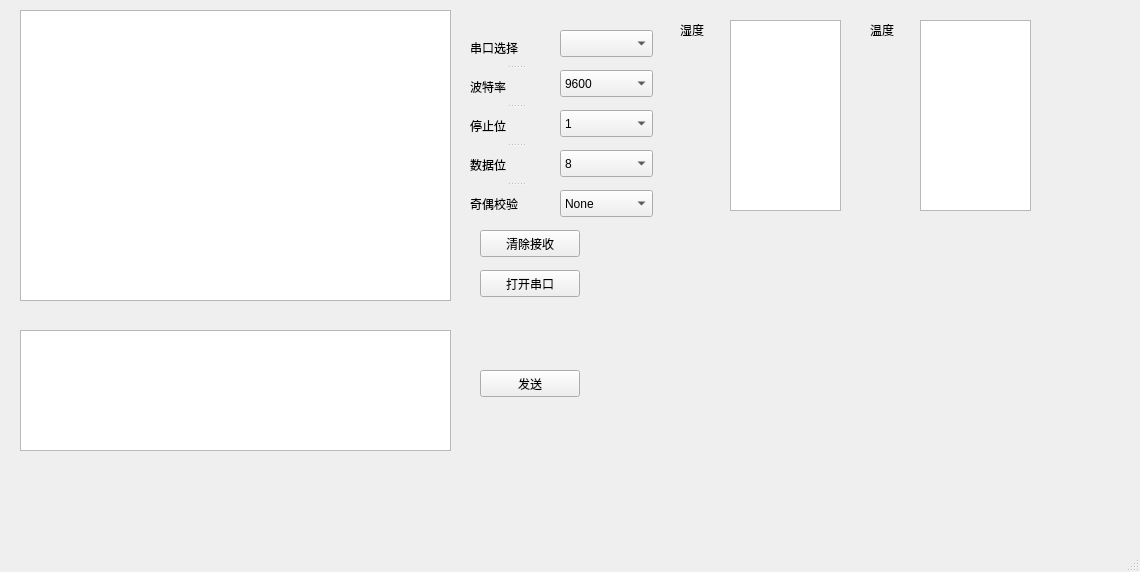
<?xml version="1.0" encoding="UTF-8"?>
<ui version="4.0">
 <class>MainWindow</class>
 <widget class="QMainWindow" name="MainWindow">
  <property name="geometry">
   <rect>
    <x>0</x>
    <y>0</y>
    <width>1140</width>
    <height>572</height>
   </rect>
  </property>
  <property name="windowTitle">
   <string>MainWindow</string>
  </property>
  <widget class="QWidget" name="centralwidget">
   <widget class="QLabel" name="label_6">
    <property name="geometry">
     <rect>
      <x>680</x>
      <y>20</y>
      <width>79</width>
      <height>19</height>
     </rect>
    </property>
    <property name="text">
     <string>湿度</string>
    </property>
   </widget>
   <widget class="QPushButton" name="pushButton">
    <property name="geometry">
     <rect>
      <x>480</x>
      <y>230</y>
      <width>100</width>
      <height>27</height>
     </rect>
    </property>
    <property name="text">
     <string>清除接收</string>
    </property>
   </widget>
   <widget class="QComboBox" name="comboBox_5">
    <property name="geometry">
     <rect>
      <x>560</x>
      <y>190</y>
      <width>93</width>
      <height>27</height>
     </rect>
    </property>
    <item>
     <property name="text">
      <string>None</string>
     </property>
    </item>
   </widget>
   <widget class="QPushButton" name="pushButton_3">
    <property name="geometry">
     <rect>
      <x>480</x>
      <y>370</y>
      <width>100</width>
      <height>27</height>
     </rect>
    </property>
    <property name="text">
     <string>发送</string>
    </property>
   </widget>
   <widget class="QComboBox" name="comboBox_4">
    <property name="geometry">
     <rect>
      <x>560</x>
      <y>150</y>
      <width>93</width>
      <height>27</height>
     </rect>
    </property>
    <item>
     <property name="text">
      <string>8</string>
     </property>
    </item>
   </widget>
   <widget class="QTextBrowser" name="textEdit_ReceiveMsg_shidu">
    <property name="geometry">
     <rect>
      <x>730</x>
      <y>20</y>
      <width>111</width>
      <height>191</height>
     </rect>
    </property>
   </widget>
   <widget class="QTextBrowser" name="textEdit_ReceiveMsg">
    <property name="geometry">
     <rect>
      <x>20</x>
      <y>10</y>
      <width>431</width>
      <height>291</height>
     </rect>
    </property>
   </widget>
   <widget class="QComboBox" name="comboBox_2">
    <property name="geometry">
     <rect>
      <x>560</x>
      <y>70</y>
      <width>93</width>
      <height>27</height>
     </rect>
    </property>
    <item>
     <property name="text">
      <string>9600</string>
     </property>
    </item>
    <item>
     <property name="text">
      <string>115200</string>
     </property>
    </item>
   </widget>
   <widget class="QComboBox" name="comboBox_3">
    <property name="geometry">
     <rect>
      <x>560</x>
      <y>110</y>
      <width>93</width>
      <height>27</height>
     </rect>
    </property>
    <item>
     <property name="text">
      <string>1</string>
     </property>
    </item>
   </widget>
   <widget class="QTextBrowser" name="textEdit_ReceiveMsg_wendu">
    <property name="geometry">
     <rect>
      <x>920</x>
      <y>20</y>
      <width>111</width>
      <height>191</height>
     </rect>
    </property>
   </widget>
   <widget class="QPushButton" name="pushButton_2">
    <property name="geometry">
     <rect>
      <x>480</x>
      <y>270</y>
      <width>100</width>
      <height>27</height>
     </rect>
    </property>
    <property name="text">
     <string>打开串口</string>
    </property>
   </widget>
   <widget class="QLabel" name="label_7">
    <property name="geometry">
     <rect>
      <x>870</x>
      <y>20</y>
      <width>79</width>
      <height>19</height>
     </rect>
    </property>
    <property name="text">
     <string>温度</string>
    </property>
   </widget>
   <widget class="QTextEdit" name="textEdit">
    <property name="geometry">
     <rect>
      <x>20</x>
      <y>330</y>
      <width>431</width>
      <height>121</height>
     </rect>
    </property>
   </widget>
   <widget class="QComboBox" name="combox_COMx">
    <property name="geometry">
     <rect>
      <x>560</x>
      <y>30</y>
      <width>93</width>
      <height>27</height>
     </rect>
    </property>
   </widget>
   <widget class="QCustomPlot" name="customPlot" native="true">
    <property name="geometry">
     <rect>
      <x>600</x>
      <y>240</y>
      <width>511</width>
      <height>261</height>
     </rect>
    </property>
   </widget>
   <widget class="QSplitter" name="splitter">
    <property name="geometry">
     <rect>
      <x>470</x>
      <y>30</y>
      <width>91</width>
      <height>191</height>
     </rect>
    </property>
    <property name="orientation">
     <enum>Qt::Vertical</enum>
    </property>
    <widget class="QLabel" name="label">
     <property name="text">
      <string>串口选择</string>
     </property>
    </widget>
    <widget class="QLabel" name="label_2">
     <property name="text">
      <string>波特率</string>
     </property>
    </widget>
    <widget class="QLabel" name="label_3">
     <property name="text">
      <string>停止位</string>
     </property>
    </widget>
    <widget class="QLabel" name="label_4">
     <property name="text">
      <string>数据位</string>
     </property>
    </widget>
    <widget class="QLabel" name="label_5">
     <property name="text">
      <string>奇偶校验</string>
     </property>
    </widget>
   </widget>
  </widget>
  <widget class="QMenuBar" name="menubar">
   <property name="geometry">
    <rect>
     <x>0</x>
     <y>0</y>
     <width>1140</width>
     <height>29</height>
    </rect>
   </property>
  </widget>
  <widget class="QStatusBar" name="statusbar"/>
 </widget>
 <customwidgets>
  <customwidget>
   <class>QCustomPlot</class>
   <extends>QWidget</extends>
   <header>qcustomplot.h</header>
   <container>1</container>
  </customwidget>
 </customwidgets>
 <resources/>
 <connections/>
</ui>
